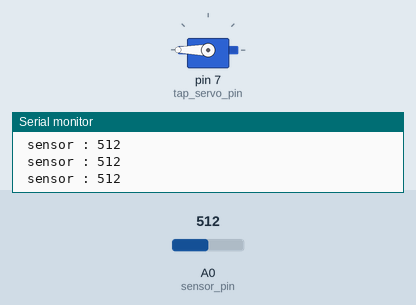
Recording of a sketch running on a simulated Arduino Uno, built with avr-gcc and run on an emulated ATmega328P. Parts: servo, the last lines printed to the serial monitor. The test bench sets the inputs (shaded band); at power-on: A0 (sensor_pin) = 512.

Above: at 1.3 s.
1.4 s: A0 (sensor_pin) set to 687
3.2 s: A0 (sensor_pin) set to 711
At 4.3 s:
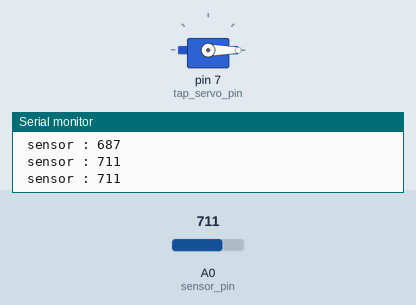
5.5 s: A0 (sensor_pin) set to 690
At 7.1 s:
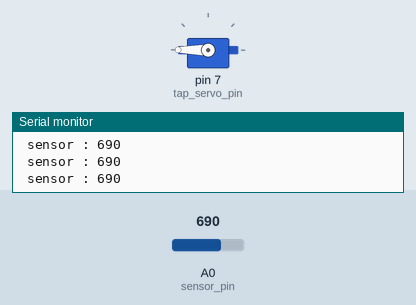
7.5 s: A0 (sensor_pin) set to 710
At 8.7 s:
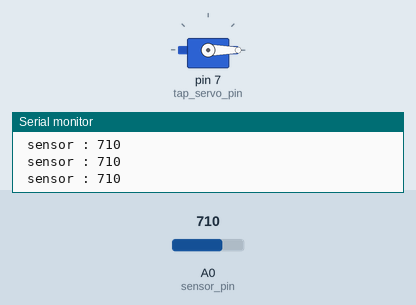
Timing chart, 0 to 10.5 s (numbered marks = the images above; inputs shaded):
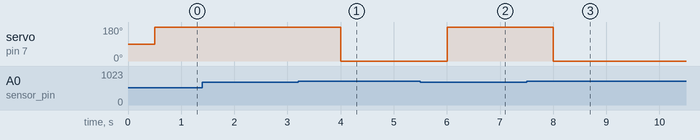

Measured:
- the behaviour switches between 699 and 700 on A0 (sensor_pin) (found by bisection; images 0 and 1)
- after the input at 3.2 s, servo on pin 7 (tap_servo_pin): 180° → 0° after 0.80 s
- after the input at 5.5 s, servo on pin 7 (tap_servo_pin): 0° → 180° after 0.50 s
- after the input at 7.5 s, servo on pin 7 (tap_servo_pin): 180° → 0° after 0.51 s

The sketch:

soilNmoisture.ino
```cpp
#include <Servo.h>
Servo tap_servo;
int sensor_pin = A0;
int output_value = 0;
int tap_servo_pin = 7;

void setup(){
  pinMode(sensor_pin,INPUT);
  tap_servo.attach(tap_servo_pin);
  Serial.begin(9600);
}

void loop(){
   output_value = analogRead(sensor_pin);
 Serial.print(" sensor : ");
 Serial.println(output_value);
delay(500);

 if ( output_value > 820){
  tap_servo.write(90);

 }else if( output_value < 700 && output_value < 814){
  tap_servo.write(180);
 } else {
  tap_servo.write(0);
 }
 }
```
